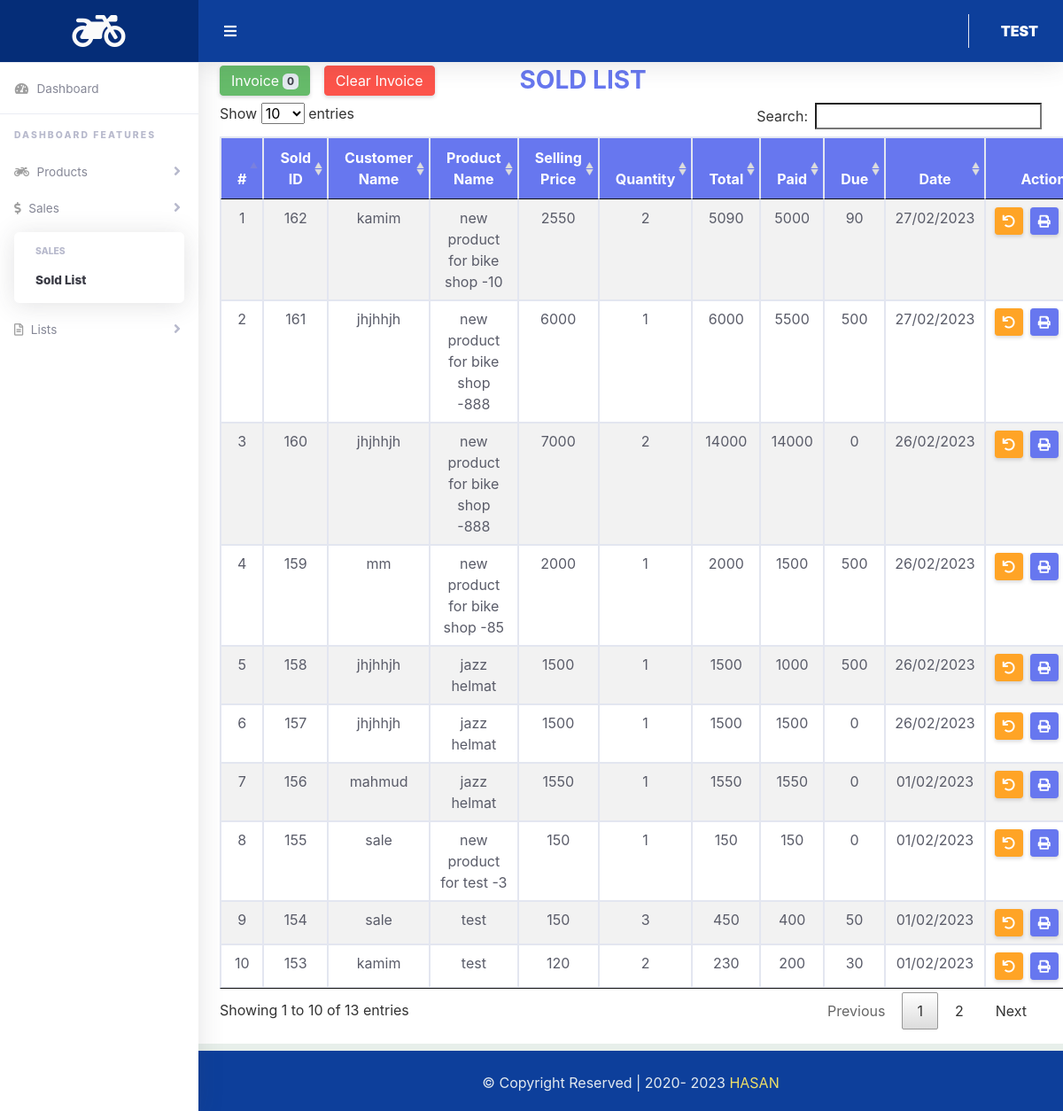
Screenshot of /sold_list.php (signed in) with the database file from the repository.
### tables this page shows
CREATE TABLE `tbl_sales` (
  `sales_id` int(11) NOT NULL,
  `f_id` int(50) NOT NULL,
  `sales_cstmr_name` varchar(255) NOT NULL,
  `sales_prdct_name` varchar(255) NOT NULL,
  `sales_buying_price` float(20,2) NOT NULL,
  `sales_selling_price` varchar(255) NOT NULL,
  `sales_quantity` int(5) NOT NULL,
  `sales_total` varchar(255) NOT NULL,
  `sales_paid` varchar(255) NOT NULL,
  `sales_due` varchar(255) NOT NULL,
  `sales_profit` int(255) NOT NULL,
  `sales_date` date DEFAULT current_timestamp()
);

### inc/db_con.php (called while the page is built, shortened)
<?php
class Database
{
	public $host   = DB_HOST;
	public $user   = DB_USER;
	public $pass   = DB_PASS;
	public $dbname = DB_NAME;
	public $link;
	private function connectDB()
	{
		$this->link = new mysqli($this->host, $this->user, $this->pass, $this->dbname);
	}
	public function select($query)
	{
		$result = $this->link->query($query) or die($this->link->error . __LINE__);
		if ($result->num_rows > 0) {
			return $result;
		} else {
			return false;
		}
	}
}

### inc/format.php (called while the page is built, shortened)
<?php
class format
{
    public function formatDate($date)
    {
        return date('d/m/Y ', strtotime($date));
    }
}

### sold_list.php (the view, shortened to what this page needs)
<?php
include "inc/header.php";
?>
<?php
$all = mysqli_query($db->link, "select cart_id from tbl_cart");
$all_cart = mysqli_num_rows($all);
?>
<div class="container-fluid bg-white mt-0">
    <div class="pb-3">
        <div class="d-flex">
            <a href="invoice-2.php" class="btn btn-success mt-1 mb-2 py-1 mr-3">Invoice<span class="badge badge-light ml-1"><?php if ($all_cart > 0) {
                                                                                                                                echo $all_cart;
                                                                                                                            } else {
                                                                                                                                echo 0;
                                                                                                                            } ?></span></a>
            <a href="?action=delall" class="btn btn-danger mt-1 mb-2 py-1 mr-5">Clear Invoice</a>
            <h1 class="h3 mb-0 text-primary font-weight-bold bg-light text-center py-1 ml-5">SOLD LIST</h1>
        </div>
        <table id="sort_product" class="bg-light table table-striped table-bordered">
            <thead>
                <tr class="bg-primary text-white text-center">
                    <th scope="col">#</th>
                    <th scope="col">Sold ID</th>
                    <th scope="col">Customer Name</th>
                    <th scope="col">Product Name</th>
                    <th scope="col">Selling Price</th>
                    <th scope="col">Quantity</th>
                    <th scope="col">Total</th>
                    <th scope="col">Paid</th>
                    <th scope="col">Due</th>
                    <th scope="col">Date</th>
                    <th scope="col">Action</th>
                </tr>
            </thead>
            <tbody class="text-dark">
                <?php
                $query = "SELECT * FROM tbl_sales order by sales_id desc";
                $category = $db->select($query);
                if ($category) {
                    $sn = 1;
                    while ($result = $category->fetch_assoc()) {
                ?>
                        <tr class="text-center">
                            <td><?php echo $sn;
                                $sn++;   ?>
                            </td>
                            <td>
                                <?php echo $result['sales_id']; ?>
                            </td>
                            <td>
                                <?php echo $result['sales_cstmr_name']; ?>
                            </td>
                            <td>
                                <?php echo $result['sales_prdct_name']; ?>
                            </td>
                            <td>
                                <?php echo $result['sales_selling_price']; ?>
                            </td>
                            <td>
                                <?php echo $result['sales_quantity']; ?>
                            </td>
                            <td>
                                <?php echo $result['sales_total']; ?>
                            </td>
                            <td>
                                <?php echo $result['sales_paid']; ?>
                            </td>
                            <td>
                                <?php echo $result['sales_due']; ?>
                            </td>
                            <td><?php echo $fm->formatDate($result['sales_date']); ?></td>
                            <td>
                                <div class="d-flex">
                                    <a data-toggle="tooltip" data-placement="top" title="Return" onclick="return confirm('Are you sure to Return !');" href="return.php?sales_return=<?php echo $result['sales_id']; ?>" class="mr-2 font-weight-bold btn btn-sm btn-warning">
                                        <i class="fa fa-undo"></i>
                                    </a>
                                    <a href="invoice.php?invoice=<?php echo $result['sales_id']; ?>" data-toggle="tooltip" data-placement="top" title="Invoice" class="font-weight-bold btn btn-sm btn-primary">
                                        <i class="fa fa-print"></i></a>
                                </div>
                            </td>
                        </tr>
                <?php }
                } ?>
            </tbody>
        </table>
    </div>
</div>
<?php include "inc/footer.php";

### css/dashboard.css (style rules this page uses)
html { position: relative; min-height: 100%; font-family: Nunito; }
body { height: 100%; }
.container, .container-fluid, .container-login { padding-left: 1.5rem; padding-right: 1.5rem; }

### rows the page displays
tbl_sales: sales_id "162", sales_cstmr_name "kamim", sales_prdct_name "new product for bike shop -10", sales_selling_price "2550", sales_quantity "2", sales_total "5090", sales_paid "5000", sales_due "90", sales_date "27/02/2023"
tbl_sales: sales_id "161", sales_cstmr_name "jhjhhjh", sales_prdct_name "new product for bike shop -888", sales_selling_price "6000", sales_quantity "1", sales_total "6000", sales_paid "5500", sales_due "500", sales_date "27/02/2023"
tbl_sales: sales_id "160", sales_cstmr_name "jhjhhjh", sales_prdct_name "new product for bike shop -888", sales_selling_price "7000", sales_quantity "2", sales_total "14000", sales_paid "14000", sales_due "0", sales_date "26/02/2023"
tbl_sales: sales_id "159", sales_cstmr_name "mm", sales_prdct_name "new product for bike shop -85", sales_selling_price "2000", sales_quantity "1", sales_total "2000", sales_paid "1500", sales_due "500", sales_date "26/02/2023"
tbl_sales: sales_id "158", sales_cstmr_name "jhjhhjh", sales_prdct_name "jazz helmat", sales_selling_price "1500", sales_quantity "1", sales_total "1500", sales_paid "1000", sales_due "500", sales_date "26/02/2023"
tbl_sales: sales_id "157", sales_cstmr_name "jhjhhjh", sales_prdct_name "jazz helmat", sales_selling_price "1500", sales_quantity "1", sales_total "1500", sales_paid "1500", sales_due "0", sales_date "26/02/2023"
tbl_sales: sales_id "156", sales_cstmr_name "mahmud", sales_prdct_name "jazz helmat", sales_selling_price "1550", sales_quantity "1", sales_total "1550", sales_paid "1550", sales_due "0", sales_date "01/02/2023"
tbl_sales: sales_id "155", sales_cstmr_name "sale", sales_prdct_name "new product for test -3", sales_selling_price "150", sales_quantity "1", sales_total "150", sales_paid "150", sales_due "0", sales_date "01/02/2023"
tbl_sales: sales_id "154", sales_cstmr_name "sale", sales_prdct_name "test", sales_selling_price "150", sales_quantity "3", sales_total "450", sales_paid "400", sales_due "50", sales_date "01/02/2023"
tbl_sales: sales_id "153", sales_cstmr_name "kamim", sales_prdct_name "test", sales_selling_price "120", sales_quantity "2", sales_total "230", sales_paid "200", sales_due "30", sales_date "01/02/2023"

### other values shown
Session::get('username') "TEST"
